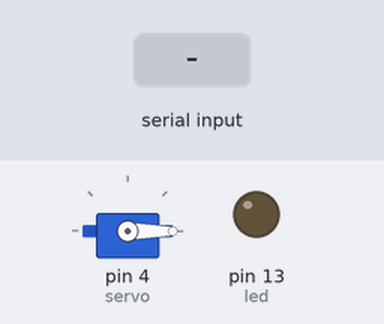
Recording of a sketch running on a simulated Arduino Uno, built with avr-gcc and run on an emulated ATmega328P. Shown: servo, output pins drawn as LEDs (lit = HIGH). The inputs (shaded band) are chosen by the test bench. What the sketch prints to the serial monitor is not drawn.

Above: at 1.2 s.
1.3 s: "A" received over Serial
At 3.5 s:
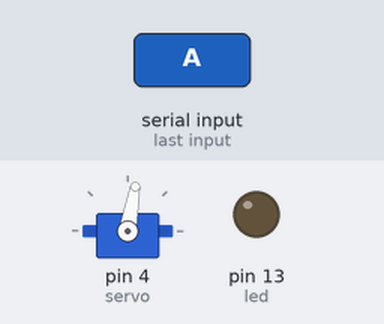
3.8 s: "a" received over Serial
At 4.6 s:
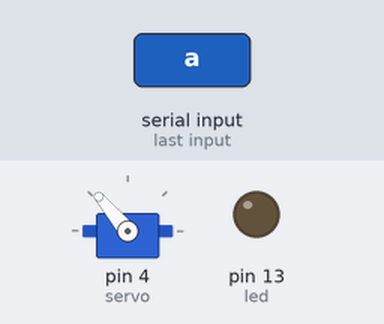
6.3 s: "D" received over Serial
At 6.6 s:
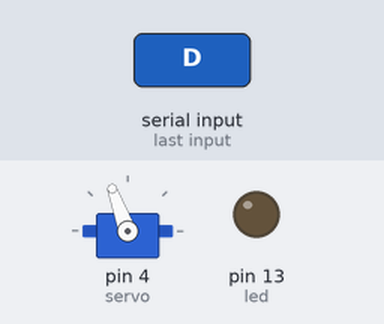
Timing chart, 0 to 9.3 s (numbered marks = the images above; inputs shaded):
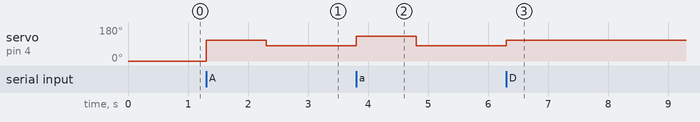

The sketch:

camarduino.ino
```cpp
#define led LED_BUILTIN
#include<Servo.h>
#include<string.h>
String data;
Servo servo;

//Arduino side code for alternate input
void setup() {
  Serial.begin(9600);
  pinMode(led,OUTPUT);
  servo.write(0);
  servo.attach(4,430,2400); //uses Wemos D2 pin for servo motor
}
char data1;
void loop() {
  while(Serial.available()){
    data1 = Serial.read();          //Since Python contacts WeMos using the serial communication( COM Port), our code listens for serial input
    data = String(data1,HEX);       //converts incoming ASCII string to hexadecimal
    Serial.print(data);
    for (int i = 0; i < data.length(); i++)       //this takes every hexadecimal character in the string, and assigns it a specific angle
    {
      if (data.charAt(i) == 'A' || data.charAt(i)=='a'){
        servo.write(10);
        delay(1000);
      }
      if (data.charAt(i) == 'B' || data.charAt(i)=='b'){
        servo.write(20);
        delay(1000);
      }
      if (data.charAt(i) == 'C' || data.charAt(i)=='c'){
        servo.write(30);
        delay(1000);
      }
      if (data.charAt(i) == 'D' || data.charAt(i)=='d'){
        servo.write(40);
        delay(1000);
      }
      if (data.charAt(i) == 'E' || data.charAt(i)=='e'){
        servo.write(50);
        delay(1000);
      }
      if (data.charAt(i) == 'F' || data.charAt(i)=='f'){
        servo.write(60);
        delay(1000);
      }
      if (data.charAt(i) == '0'){
        servo.write(70);
        delay(1000);
      }
      if (data.charAt(i) == '1'){
        servo.write(80);
        delay(1000);
      }
      if (data.charAt(i) == '2'){
        servo.write(90);
        delay(1000);
      }
      if (data.charAt(i) == '3'){
        servo.write(100);
        delay(1000);
      }
      if (data.charAt(i) == '4'){
        servo.write(110);
        delay(1000);
      }
      if (data.charAt(i) == '5'){
        servo.write(120);
        delay(1000);
      }
      if (data.charAt(i) == '6'){
        servo.write(130);
        delay(1000);
      }
      if (data.charAt(i) == '7'){
        servo.write(140);
        delay(1000);
      }
      if (data.charAt(i) == '8'){
        servo.write(150);
        delay(1000);
      }
      if (data.charAt(i) == '9'){
        servo.write(160);
        delay(1000);
      }
    }
  }
}
```

Measured:
- after the input at 1.3 s, servo on pin 4 (servo): 0° → 110° at once, → 80° 1.0 s later
- after the input at 3.8 s, servo on pin 4 (servo): 80° → 130° at once, → 80° 1.0 s later
- after the input at 6.3 s, servo on pin 4 (servo): 80° → 110° at once
